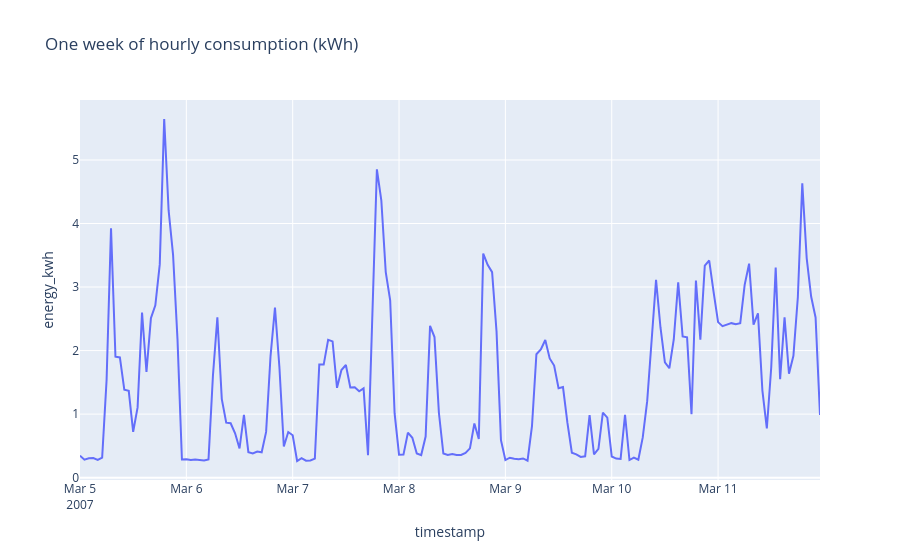

Write notebook code for a chart like this one.
### Markdown cell above
## 5. Look at the data: a few days and weeks

### Code cell
week = hourly.loc["2007-03-05":"2007-03-11"]
px.line(week.reset_index(), x="timestamp", y="energy_kwh", title="One week of hourly consumption (kWh)")

### Figure 1 — Plotly figure (JSON) as saved in the notebook; plotly's stock layout.template omitted (floating-point values rounded to 4 significant figures; data arrays with more than 128 entries replaced by an {"elided": "..."} marker saying what was removed)
{"data": [{"hovertemplate": "timestamp=%{x}<br>energy_kwh=%{y}<extra></extra>", "legendgroup": "", "line": {"color": "#636efa", "dash": "solid"}, "marker": {"symbol": "circle"}, "mode": "lines", "name": "", "orientation": "v", "showlegend": false, "type": "scatter", "x": {"elided": "168 str values"}, "xaxis": "x", "y": {"elided": "168 float values"}, "yaxis": "y"}], "layout": {"legend": {"tracegroupgap": 0}, "title": {"text": "One week of hourly consumption (kWh)"}, "xaxis": {"anchor": "y", "domain": [0, 1], "title": {"text": "timestamp"}}, "yaxis": {"anchor": "x", "domain": [0, 1], "title": {"text": "energy_kwh"}}}}
